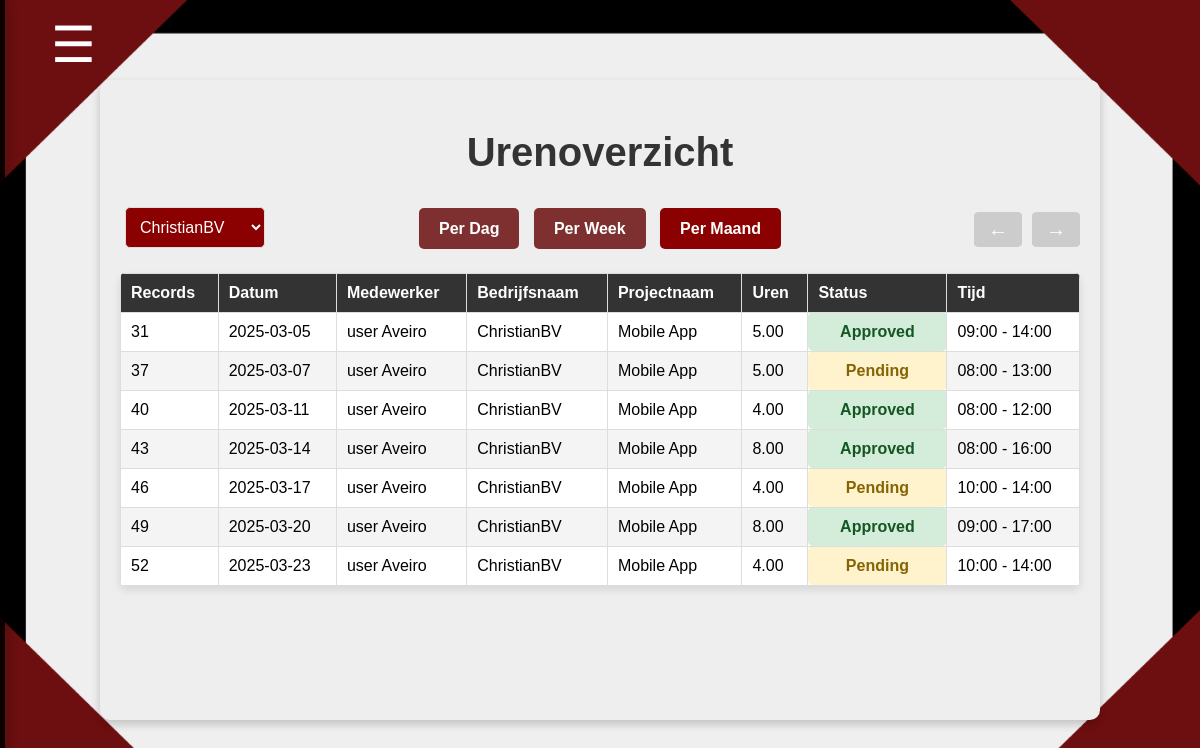
The page /gebruiker_uren.php?filter=month&bedrijfsnaam=ChristianBV (signed in) on the database as committed earlier.
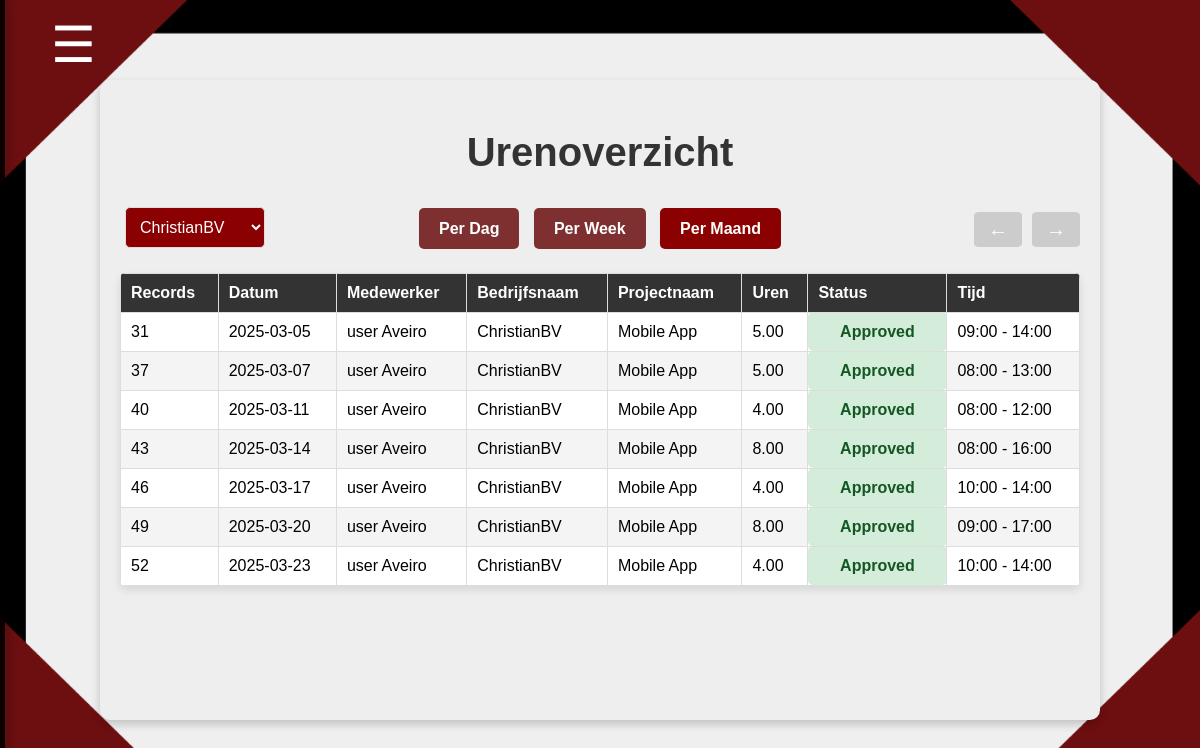
The same page on the database as committed later.
### tables this page shows
CREATE TABLE `hours` (
                         `hours_id` int(11) NOT NULL,
                         `user_id` int(11) NOT NULL DEFAULT 1,
                         `project_id` int(11) NOT NULL,
                         `date` date NOT NULL,
                         `start_hours` time NOT NULL,
                         `eind_hours` time NOT NULL,
                         `hours` decimal(4,2) NOT NULL CHECK (`hours` between 0 and 24),
                         `accord` enum('Pending','Approved','Rejected') NOT NULL DEFAULT 'Pending',
                         `contract_hours` decimal(6,2) DEFAULT NULL,
                         `beschrijving` varchar(255) DEFAULT NULL
);

CREATE TABLE `users` (
                         `user_id` int(11) NOT NULL,
                         `name` varchar(255) NOT NULL,
                         `achternaam` varchar(255) NOT NULL,
                         `email` varchar(255) NOT NULL,
                         `telefoon` varchar(50) NOT NULL,
                         `password` varchar(255) NOT NULL,
                         `role` varchar(50) NOT NULL DEFAULT 'user'
);

CREATE TABLE `klant` (
                         `klant_id` int(11) NOT NULL,
                         `voornaam` varchar(255) NOT NULL,
                         `achternaam` varchar(255) NOT NULL,
                         `password` varchar(255) NOT NULL,
                         `role` varchar(50) NOT NULL DEFAULT 'klant',
                         `email` varchar(255) NOT NULL,
                         `telefoon` varchar(50) NOT NULL,
                         `bedrijfnaam` varchar(255) NOT NULL DEFAULT ''
);

CREATE TABLE `project` (
                           `project_id` int(11) NOT NULL,
                           `project_naam` varchar(255) NOT NULL,
                           `klant_id` int(11) NOT NULL,
                           `user_id` int(11) DEFAULT NULL,
                           `beschrijving` text NOT NULL,
                           `users` varchar(255) NOT NULL DEFAULT '',
                           `contract_uren` decimal(6,2) DEFAULT 0.00
);

### gebruiker_uren.php (the view, shortened to what this page needs)
<?php
$user_id = $_SESSION['user_id'];
include 'db/conn.php';
$filter = $_GET['filter'] ?? 'day';
$selectedBedrijfsnaam = $_GET['bedrijfsnaam'] ?? '';
$today = date('Y-m-d');
$start_date = $today;
$end_date = $today;
switch ($filter) {
    case 'month':
        $start_date = date('Y-m-01');
        $end_date = date('Y-m-t');
        break;
}
$limit = 10;
$page = isset($_GET['page']) ? (int)$_GET['page'] : 1;
$page = max($page, 1);
$offset = ($page - 1) * $limit;
$sql = "
    SELECT h.hours_id, h.date, u.name, u.achternaam, h.hours, h.accord, h.start_hours, h.eind_hours,
           k.bedrijfnaam AS bedrijfsnaam, p.project_naam AS projectnaam
    FROM hours h
    JOIN users u ON h.user_id = u.user_id
    LEFT JOIN project p ON h.project_id = p.project_id
    LEFT JOIN klant k ON p.klant_id = k.klant_id
    WHERE h.user_id = :user_id AND h.date BETWEEN :start_date AND :end_date
";
if (!empty($selectedBedrijfsnaam)) {
    $sql .= " AND k.bedrijfnaam = :bedrijfsnaam";
}
$sql .= " ORDER BY h.date ASC LIMIT $limit OFFSET $offset";
$stmt = $pdo->prepare($sql);
$params = ['user_id' => $user_id, 'start_date' => $start_date, 'end_date' => $end_date];
if (!empty($selectedBedrijfsnaam)) {
    $params['bedrijfsnaam'] = $selectedBedrijfsnaam;
}
$stmt->execute($params);
$hoursData = $stmt->fetchAll(PDO::FETCH_ASSOC);
$sqlTotal = "
    SELECT COUNT(*) FROM hours h
    JOIN users u ON h.user_id = u.user_id
    LEFT JOIN project p ON h.project_id = p.project_id
    LEFT JOIN klant k ON p.klant_id = k.klant_id
    WHERE h.user_id = :user_id AND h.date BETWEEN :start_date AND :end_date
";
if (!empty($selectedBedrijfsnaam)) {
    $sqlTotal .= " AND k.bedrijfnaam = :bedrijfsnaam";
}
$stmtTotal = $pdo->prepare($sqlTotal);
$stmtTotal->execute($params);
$totalRecords = $stmtTotal->fetchColumn();
$totalPages = ceil($totalRecords / $limit);
$sqlBedrijven = "
    SELECT DISTINCT k.bedrijfnaam
    FROM klant k
    JOIN project p ON k.klant_id = p.klant_id
    JOIN hours h ON p.project_id = h.project_id
    WHERE h.user_id = :user_id
    ORDER BY k.bedrijfnaam ASC
";
$stmtBedrijven = $pdo->prepare($sqlBedrijven);
$stmtBedrijven->execute(['user_id' => $user_id]);
$bedrijven = $stmtBedrijven->fetchAll(PDO::FETCH_COLUMN);
?>
<!DOCTYPE html>
<html lang="nl">
<head>
    <link rel="stylesheet" href="css/gebruikers_uren.css">
</head>
<body>
<?php include 'sidebar.php'; ?>
    <div class="container">
        <h1>Urenoverzicht</h1>
        <div class="filter-links">
            <a href="?filter=day&bedrijfsnaam=<?php echo urlencode($selectedBedrijfsnaam); ?>" class="<?php echo $filter === 'day' ? 'active' : ''; ?>">Per Dag</a>
            <a href="?filter=week&bedrijfsnaam=<?php echo urlencode($selectedBedrijfsnaam); ?>" class="<?php echo $filter === 'week' ? 'active' : ''; ?>">Per Week</a>
            <a href="?filter=month&bedrijfsnaam=<?php echo urlencode($selectedBedrijfsnaam); ?>" class="<?php echo $filter === 'month' ? 'active' : ''; ?>">Per Maand</a>
        </div>
        <div class="filters">
            <select id="bedrijfFilter" onchange="updateBedrijfFilter()">
                <?php
                foreach ($bedrijven as $bedrijf) {
                    $selected = ($bedrijf === $selectedBedrijfsnaam) ? 'selected' : '';
                    echo "<option value='$bedrijf' $selected>$bedrijf</option>";
                }
                ?>
            </select>
        </div>
        <table id="urenTabel">
            <thead>
                <tr>
                    <th>Records</th>
                    <th>Datum</th>
                    <th>Medewerker</th>
                    <th>Bedrijfsnaam</th>
                    <th>Projectnaam</th>
                    <th>Uren</th>
                    <th>Status</th>
                    <th>Tijd</th>
                </tr>
            </thead>
            <tbody>
                <div class="pagination">
                    <a href="?page=<?php echo max(1, $page - 1); ?>&filter=<?php echo urlencode($filter); ?>&bedrijfsnaam=<?php echo urlencode($selectedBedrijfsnaam); ?>" class="prev <?php echo ($page <= 1) ? 'disabled' : ''; ?>" <?php echo ($page <= 1) ? 'aria-disabled="true"' : ''; ?>>&#8592;</a>
                    <a href="?page=<?php echo min($totalPages, $page + 1); ?>&filter=<?php echo urlencode($filter); ?>&bedrijfsnaam=<?php echo urlencode($selectedBedrijfsnaam); ?>" class="next <?php echo ($page >= $totalPages) ? 'disabled' : ''; ?>" <?php echo ($page >= $totalPages) ? 'aria-disabled="true"' : ''; ?>>&#8594;</a>
                </div>
                <?php
                if (!empty($hoursData)) {
                    foreach ($hoursData as $row) {
                        echo "<tr>";
                        echo "<td>" . htmlspecialchars($row['hours_id']) . "</td>";
                        echo "<td>" . htmlspecialchars($row['date']) . "</td>";
                        echo "<td>" . htmlspecialchars($row['name']) . " " . htmlspecialchars($row['achternaam']) . "</td>";
                        echo "<td>" . htmlspecialchars($row['bedrijfsnaam'] ?? 'N/A') . "</td>";
                        echo "<td>" . htmlspecialchars($row['projectnaam'] ?? 'N/A') . "</td>";
                        echo "<td>" . htmlspecialchars($row['hours']) . "</td>";
                        echo "<td class='status " . strtolower(htmlspecialchars($row['accord'])) . "'>" . htmlspecialchars($row['accord']) . "</td>";
                        echo "<td>" . date('H:i', strtotime($row['start_hours'])) . " - " . date('H:i', strtotime($row['eind_hours'])) . "</td>";
                        echo "</tr>";
                    }
                } else {
                    echo "<tr><td colspan='8'>Geen gegevens gevonden voor deze periode</td></tr>";
                }
                ?>
            </tbody>
        </table>
    </div>
</body>
</html>

### sidebar.php (shortened to what this page needs)
<?php
$currentPage = basename($_SERVER['PHP_SELF']);
$isDownloadPage = ($currentPage === 'admin-download.php');
?>
<!DOCTYPE html>
<html lang="en">
<head>
    <link href="css/sidebar.css" rel="stylesheet">
</head>
<body>
<button class="toggle-btn" id="toggleBtn" onclick="toggleSidebar()">☰</button>
<div id="mySidebar" class="sidebar" style="<?= $isDownloadPage ? 'left: 0;' : 'left: -250px;' ?>">
</div>
</body>
</html>

### css/gebruikers_uren.css (style rules this page uses)
body { font-family: Arial, sans-serif; margin: 0; padding: 0; background-image: url("../img/achtergrond(nieuw).png"); background-size: 100% 100%; height: 100vh; display: flex; justify-content: center; align-items: center; }
.container { position: relative; width: 80%; max-width: 1200px; margin: 20px auto; padding: 20px; background-color: #EEEEEE; border-radius: 10px; box-shadow: 0px 4px 10px rgba(0, 0, 0, 0.2); height: 600px; }
h1 { text-align: center; color: #333; margin-top: 30px; font-size: 2.5em; }
.filter-links { text-align: center; position: absolute; left: 50%; transform: translateX(-50%); top: 140px; }
.filter-links a { padding: 12px 20px; margin: 5px; text-decoration: none; color: #fff; background-color: rgba(99, 1, 1, 0.8); border-radius: 5px; transition: background-color 0.3s; font-weight: bold; }
.filter-links a:hover, .filter-links a.active { background: #8b0000; }
.filters { margin-bottom: 20px; }
.filters select, .filters input, .filters button { padding: 10px; margin: 5px; border: 1px solid #ddd; border-radius: 5px; font-size: 16px; background-color: #8b0000; color: white; transition: background-color 0.3s, color 0.3s; }
.filters select { padding: 10px; margin: 5px; border: 1px solid #ddd; border-radius: 5px; font-size: 16px; background-color: #8b0000; color: white; transition: background-color 0.3s, color 0.3s; }
.filters select option { color: white; }
table { width: 100%; border-collapse: collapse; background: white; box-shadow: 0px 4px 8px rgba(0, 0, 0, 0.1); border-radius: 5px; overflow: hidden; margin-top: 20px; }
th, td { padding: 10px; border: 1px solid #ddd; text-align: left; }
th { background: #333; color: white; font-weight: bold; }
tr:nth-child(even) { background: #f4f4f4; }
.status { font-weight: bold; text-align: center; padding: 5px 10px; border-radius: 5px; min-width: 100px; }
.status.approved { background-color: #d4edda; color: #155724; }
.pagination { position: absolute; right: 15px; top: 122px; display: flex; justify-content: flex-end; align-items: center; }
.pagination a { padding: 6px 14px; text-decoration: none; background-color: #8b0000; color: white; margin: 10px 5px; font-size: 20px; display: inline-block; transition: background-color 0.3s; border-radius: 10%; text-align: center; }
.pagination a.disabled { background-color: #ccc; cursor: not-allowed; }
.status.pending { background-color: #fff3cd; color: #856404; }

### css/sidebar.css (style rules this page uses)
.sidebar { height: 100%; width: 250px; position: fixed; top: 0; left: -250px; background-color: white; opacity: 0.9; overflow-x: hidden; transition: 0.5s; padding-top: 20px; display: flex; flex-direction: column; align-items: center; gap: 15px; border-right: outset 5px black; box-shadow: 4px 0px 10px rgba(0, 0, 0, 0.2); z-index: 9999; }
.toggle-btn { position: absolute; top: 15px; left: 45px; font-size: 50px; cursor: pointer; color: white; background-color: transparent; border: none; transition: 0.3s; }

Rows that differ between the two databases and show on the page:
changed hours id 37: accord "Pending" → "Approved"
changed hours id 46: accord "Pending" → "Approved"
changed hours id 52: accord "Pending" → "Approved"
